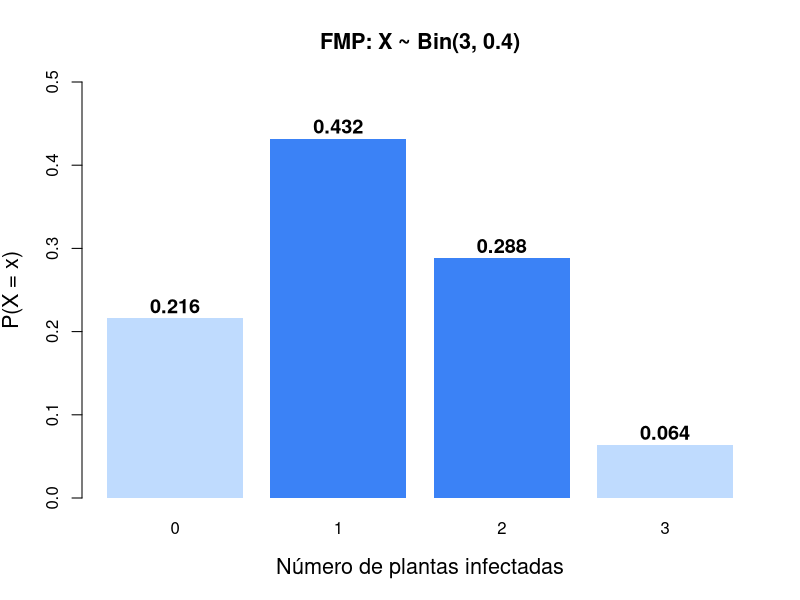
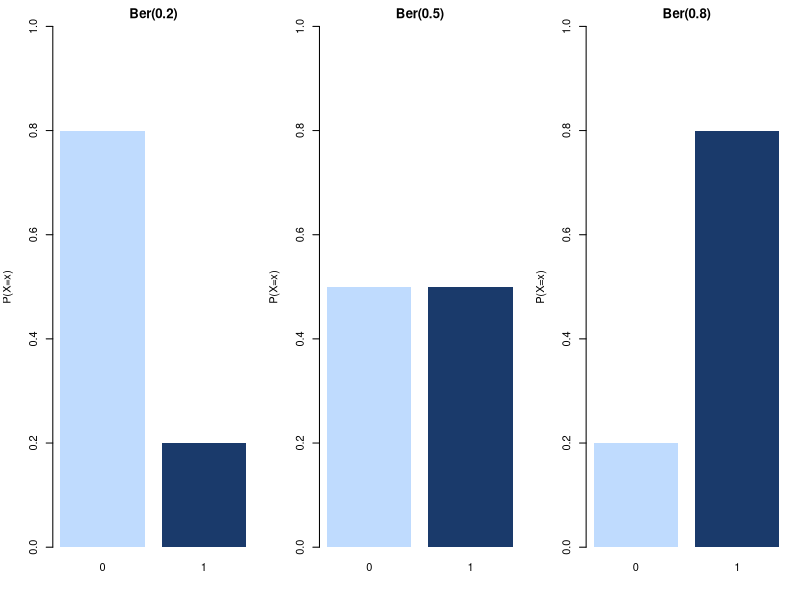
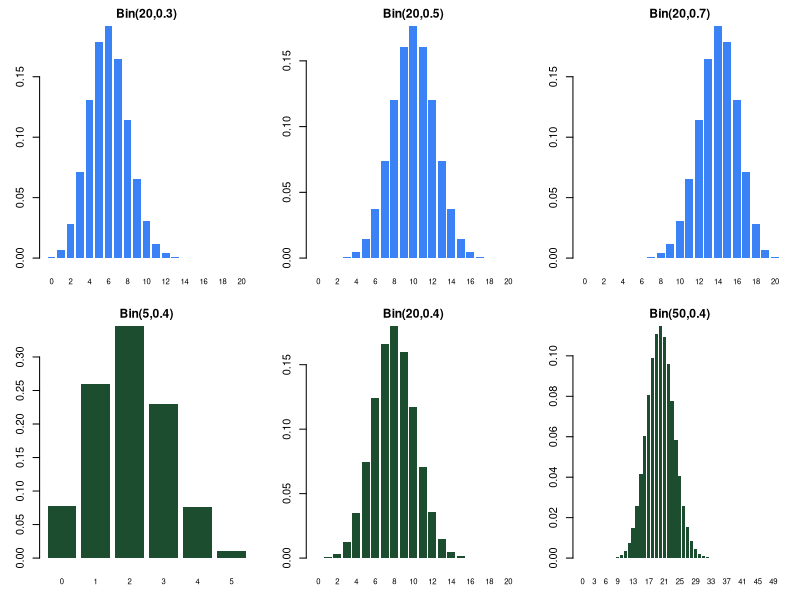
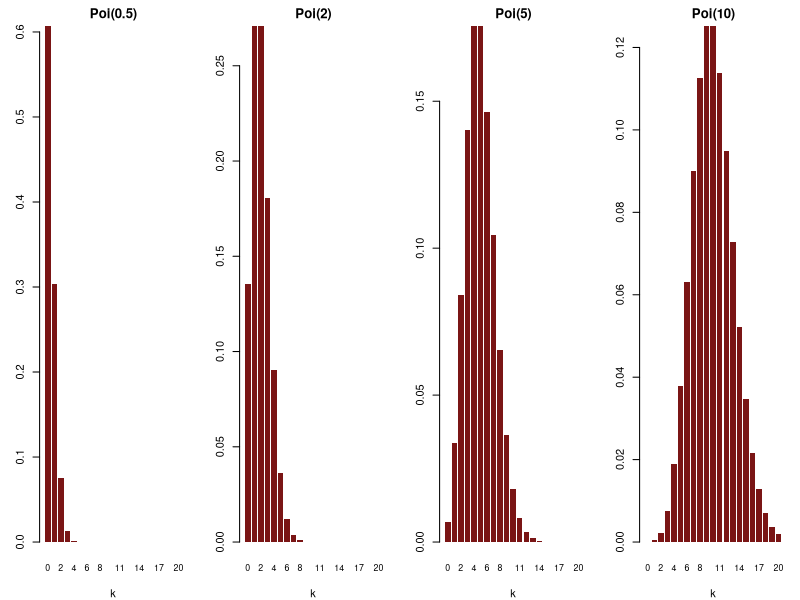
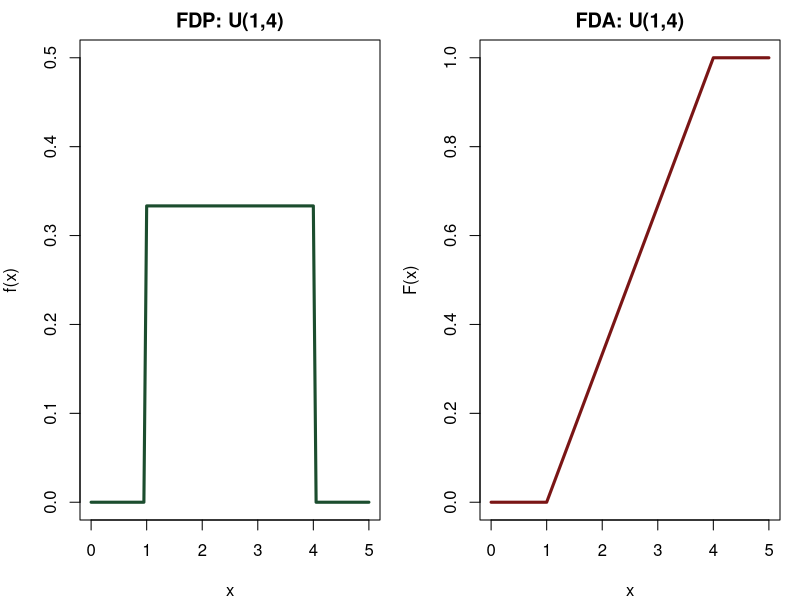
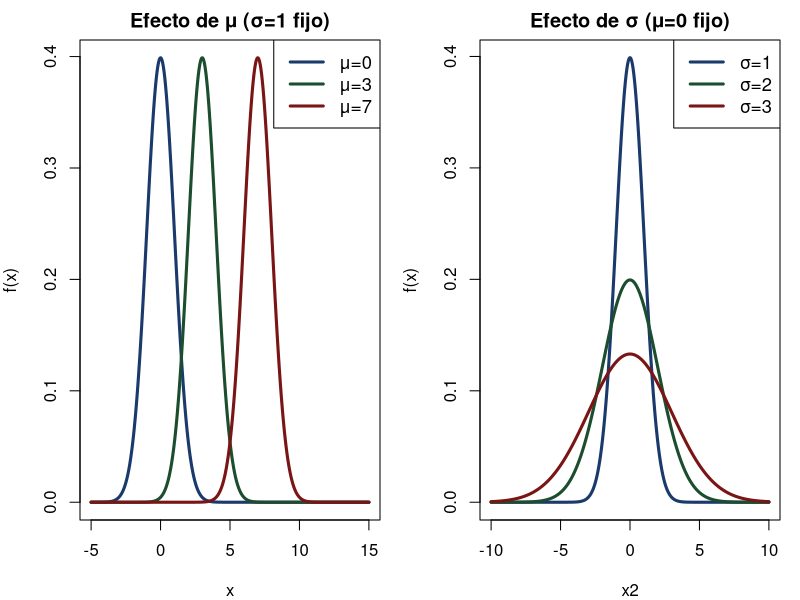
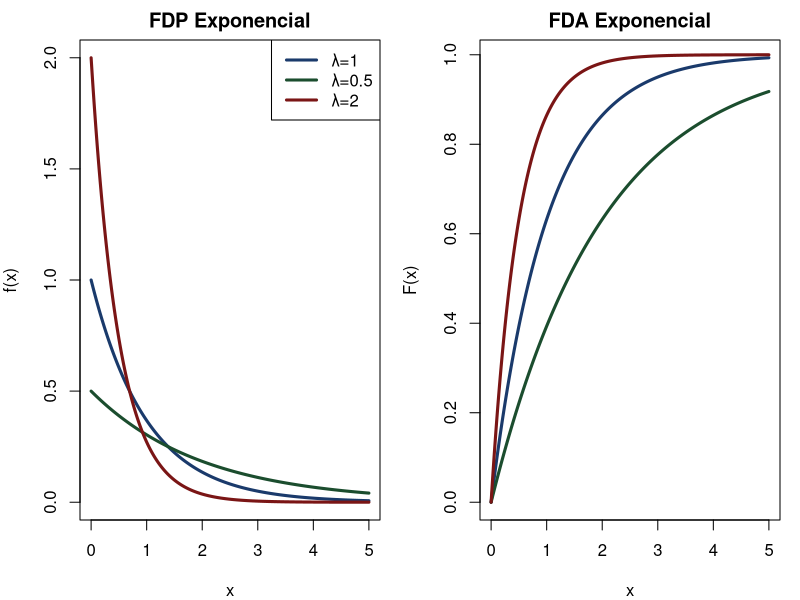
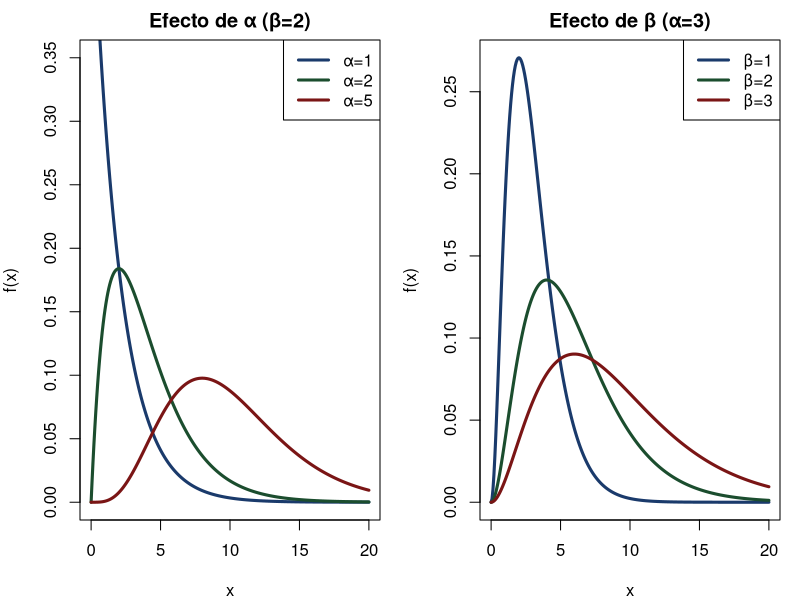

Recreate these plots in R, in order.
## ---- chunk 1
#| echo: false
#| fig-width: 9
#| fig-height: 5
x <- 0:3
px <- dbinom(x, 3, 0.4)
bp <- barplot(px, names.arg = x, col = c("#bfdbfe","#3b82f6","#3b82f6","#bfdbfe"),
              border = NA, main = "FMP: X ~ Bin(3, 0.4)",
              xlab = "Número de plantas infectadas", ylab = "P(X = x)",
              ylim = c(0, 0.5), cex.lab = 1.3, cex.main = 1.3)
text(bp, px + 0.015, round(px, 3), cex = 1.2, font = 2)
## ---- chunk 2
#| echo: false
#| fig-width: 8
#| fig-height: 4
par(mfrow = c(1,3), mar = c(4,4,2,1))
for(p in c(0.2, 0.5, 0.8)) {
  barplot(c(1-p, p), names.arg = c("0","1"), col = c("#bfdbfe","#1a3a6b"),
          border = NA, main = paste0("Ber(", p, ")"),
          ylab = "P(X=x)", cex.main = 1.2, ylim = c(0,1))
}
## ---- chunk 3
#| echo: false
#| fig-width: 10
#| fig-height: 5
par(mfrow = c(2,3), mar = c(3,3,2,1))
for(p in c(0.3, 0.5, 0.7)) {
  k <- 0:20
  barplot(dbinom(k, 20, p), names.arg = k, col = "#3b82f6", border = NA,
          main = paste0("Bin(20,", p, ")"), cex.main = 1.1, cex.names = 0.7)
}
for(n in c(5, 20, 50)) {
  k <- 0:n
  barplot(dbinom(k, n, 0.4), names.arg = k, col = "#1b4d2e", border = NA,
          main = paste0("Bin(",n,",0.4)"), cex.main = 1.1, cex.names = 0.7)
}
## ---- chunk 4
#| echo: false
#| fig-width: 10
#| fig-height: 4.5
par(mfrow = c(1,4), mar = c(4,3,2,1))
for(lam in c(0.5, 2, 5, 10)) {
  k <- 0:20
  barplot(dpois(k, lam), names.arg = k, col = "#7a1515", border = NA,
          main = paste0("Poi(", lam, ")"), xlab = "k",
          cex.main = 1.2, cex.names = 0.8)
}
## ---- chunk 5
#| echo: false
#| fig-width: 9
#| fig-height: 3.5
par(mfrow = c(1,2), mar = c(4,4,2,1))
curve(dunif(x, 1, 4), 0, 5, lwd = 3, col = "#1b4d2e",
      main = "FDP: U(1,4)", ylab = "f(x)", cex.main = 1.2, ylim = c(0, 0.5))
curve(punif(x, 1, 4), 0, 5, lwd = 3, col = "#7a1515",
      main = "FDA: U(1,4)", ylab = "F(x)", cex.main = 1.2)
## ---- chunk 6
#| echo: false
#| fig-width: 10
#| fig-height: 4.5
par(mfrow = c(1,2), mar = c(4,4,2,1))
x <- seq(-5, 15, length = 400)
plot(x, dnorm(x,0,1), type="l", lwd=3, col="#1a3a6b",
     main = "Efecto de μ (σ=1 fijo)", ylab="f(x)", cex.main=1.2)
lines(x, dnorm(x,3,1), lwd=3, col="#1b4d2e")
lines(x, dnorm(x,7,1), lwd=3, col="#7a1515")
legend("topright", c("μ=0","μ=3","μ=7"), col=c("#1a3a6b","#1b4d2e","#7a1515"), lwd=3, cex=1.1)
x2 <- seq(-10, 10, length = 400)
plot(x2, dnorm(x2,0,1), type="l", lwd=3, col="#1a3a6b",
     main = "Efecto de σ (μ=0 fijo)", ylab="f(x)", cex.main=1.2)
lines(x2, dnorm(x2,0,2), lwd=3, col="#1b4d2e")
lines(x2, dnorm(x2,0,3), lwd=3, col="#7a1515")
legend("topright", c("σ=1","σ=2","σ=3"), col=c("#1a3a6b","#1b4d2e","#7a1515"), lwd=3, cex=1.1)
## ---- chunk 7
round(diff(pnorm(c(-1,1))), 4)    # ±1σ
round(diff(pnorm(c(-2,2))), 4)    # ±2σ
round(diff(pnorm(c(-3,3))), 4)    # ±3σ
## ---- chunk 8
mu <- 3200; sigma <- 400
# 1. P(2800 <= X <= 3600)
diff(pnorm(c(2800, 3600), mu, sigma))
# 2. P(X < 2500)
pnorm(2500, mu, sigma)
# 3. P(X > 4000)
1 - pnorm(4000, mu, sigma)
## ---- chunk 9
#| echo: false
#| fig-width: 9
#| fig-height: 3.5
par(mfrow=c(1,2), mar=c(4,4,2,1))
x <- seq(0, 5, length=300)
plot(x, dexp(x,1), type="l", lwd=3, col="#1a3a6b", ylim=c(0,2),
     main="FDP Exponencial", ylab="f(x)", cex.main=1.2)
lines(x, dexp(x,0.5), lwd=3, col="#1b4d2e")
lines(x, dexp(x,2),   lwd=3, col="#7a1515")
legend("topright", c("λ=1","λ=0.5","λ=2"), col=c("#1a3a6b","#1b4d2e","#7a1515"), lwd=3, cex=1.0)
plot(x, pexp(x,1), type="l", lwd=3, col="#1a3a6b",
     main="FDA Exponencial", ylab="F(x)", cex.main=1.2)
lines(x, pexp(x,0.5), lwd=3, col="#1b4d2e")
lines(x, pexp(x,2),   lwd=3, col="#7a1515")
## ---- chunk 10
#| echo: false
#| fig-width: 10
#| fig-height: 4.5
par(mfrow=c(1,2), mar=c(4,4,2,1))
x <- seq(0, 20, length=300)
plot(x, dgamma(x,1,scale=2), type="l", lwd=3, col="#1a3a6b",
     main="Efecto de α (β=2)", ylab="f(x)", cex.main=1.2, ylim=c(0,0.35))
lines(x, dgamma(x,2,scale=2), lwd=3, col="#1b4d2e")
lines(x, dgamma(x,5,scale=2), lwd=3, col="#7a1515")
legend("topright", c("α=1","α=2","α=5"), col=c("#1a3a6b","#1b4d2e","#7a1515"), lwd=3)
plot(x, dgamma(x,3,scale=1), type="l", lwd=3, col="#1a3a6b",
     main="Efecto de β (α=3)", ylab="f(x)", cex.main=1.2)
lines(x, dgamma(x,3,scale=2), lwd=3, col="#1b4d2e")
lines(x, dgamma(x,3,scale=3), lwd=3, col="#7a1515")
legend("topright", c("β=1","β=2","β=3"), col=c("#1a3a6b","#1b4d2e","#7a1515"), lwd=3)
## ---- chunk 11
#| echo: false
#| fig-width: 10
#| fig-height: 4.5
par(mfrow=c(2,3), mar=c(3,3,2,1))
params <- list(c(1,1), c(2,2), c(5,2), c(0.5,0.5), c(2,5), c(5,1))
titles <- c("Beta(1,1)","Beta(2,2)","Beta(5,2)","Beta(0.5,0.5)","Beta(2,5)","Beta(5,1)")
cols   <- rep(c("#1a3a6b","#1b4d2e","#7a1515"), 2)
for(i in seq_along(params)) {
  x <- seq(0,1,length=300)
  plot(x, dbeta(x, params[[i]][1], params[[i]][2]), type="l", lwd=3, col=cols[i],
       main=titles[i], ylab="", cex.main=1.1)
}
## ---- chunk 12
# X ~ Poi(3)
dpois(0, 3)                       # P(X = 0)
1 - ppois(4, 3)                   # P(X >= 5)
ppois(4, 3) - ppois(1, 3)         # P(2 <= X <= 4)
## ---- chunk 13
mu <- 26.5; sigma <- 4
# Peso normal: IMC entre 18.5 y 24.9
diff(pnorm(c(18.5, 24.9), mu, sigma))
# Obesidad: IMC > 30
1 - pnorm(30, mu, sigma)
# Percentil 90
qnorm(0.90, mu, sigma)
## ---- chunk 14
lam <- 0.25
# P(X > 6)
1 - pexp(6, lam)
# P(2 < X < 8)
diff(pexp(c(2, 8), lam))
# Mediana: F(m) = 0.5 => m = -ln(0.5)/lambda
qexp(0.5, lam)
## ---- chunk 15
#| echo: false
#| fig-width: 9
#| fig-height: 5
x <- seq(-5, 5, length = 400)
plot(x, dnorm(x), type = "l", lwd = 3, col = "#1a3a6b",
     main = "Normal vs t de Student", ylab = "f(x)", cex.main = 1.3)
lines(x, dt(x, 3),  lwd = 3, col = "#7a1515", lty = 2)
lines(x, dt(x, 10), lwd = 3, col = "#1b4d2e", lty = 3)
legend("topright", c("N(0,1)", "t(3)", "t(10)"),
       col = c("#1a3a6b","#7a1515","#1b4d2e"), lwd = 3, lty = c(1,2,3), cex = 1.2)
text(-4, 0.35, "Colas\nmás pesadas", cex = 1.1, col = "#7a1515")
## ---- chunk 16
set.seed(42)
n <- 5000
# Suma de 30 Bernoulli(0.3) vs Normal por TCL
x_bin  <- rbinom(n, 30, 0.3)
x_norm <- rnorm(n, 30*0.3, sqrt(30*0.3*0.7))
cat("Binomial: media =", round(mean(x_bin),2), " sd =", round(sd(x_bin),2), "\n")
cat("Normal:   media =", round(mean(x_norm),2), " sd =", round(sd(x_norm),2), "\n")
## ---- chunk 17
#| echo: false
#| fig-width: 9
#| fig-height: 4
set.seed(1)
x1 <- rnorm(300, 500, 40); x2 <- rnorm(300, 380, 30)
x_mix <- c(x1, x2)
hist(x_mix, breaks=30, col="#bfdbfe", border="white", probability=TRUE,
     main="Mixtura: machos + hembras", xlab="Peso (kg)", cex.main=1.3)
lines(density(x_mix), col="#1a3a6b", lwd=3)
## ---- chunk 18
#| class-source: fragment
#| data-fragment-index: 1
n <- 6; p <- 0.70
# a) p(0), p(3), p(6)
cat("p(0)=", round(dbinom(0,n,p),4),
    " p(3)=", round(dbinom(3,n,p),4),
    " p(6)=", round(dbinom(6,n,p),4), "\n")
# b) P(X >= 5)
cat("P(X>=5) =", round(1 - pbinom(4,n,p), 4), "\n")
# c) P(X = 3)
cat("P(X=3)  =", round(dbinom(3,n,p), 4), "\n")
## ---- chunk 19
#| echo: false
#| fig-width: 7
#| fig-height: 3
#| class-source: fragment
#| data-fragment-index: 2
barplot(dbinom(0:6, 6, 0.7), names.arg=0:6, col="#3b82f6", border=NA,
        main="FMP: Bin(6, 0.70)", xlab="k", ylab="P(X=k)")
## ---- chunk 20
#| class-source: fragment
#| data-fragment-index: 1
mu <- 12.8; sigma <- 1.2
# a) Proporción con anemia
cat("P(anemia) =", round(pnorm(12, mu, sigma), 4), "\n")
# b) Puntaje Z para x=11
Z <- (11 - mu) / sigma
cat("Z(11)     =", round(Z, 3), "— está", abs(round(Z,2)), "σ por debajo\n")
# c) Percentil 25
cat("Q1        =", round(qnorm(0.25, mu, sigma), 3), "g/dL\n")
# d) P(11.5 ≤ X ≤ 14)
cat("P(11.5≤X≤14)=", round(diff(pnorm(c(11.5,14), mu, sigma)), 4), "\n")
## ---- chunk 21
#| class-source: fragment
#| data-fragment-index: 1
conteos <- c(3,1,5,2,4,3,6,2,4,3)
lambda_hat <- mean(conteos)
cat("lambda estimado =", lambda_hat, "\n")
cat("P(X=0)          =", round(dpois(0, lambda_hat), 4), "\n")
cat("P(X>=5)         =", round(1 - ppois(4, lambda_hat), 4), "\n")
cat("P(X>8)          =", round(1 - ppois(8, lambda_hat), 4), "\n")
## ---- chunk 22
#| class-source: fragment
#| data-fragment-index: 1
# 1. P(X=0) en cada región
cat("P(XA=0) =", round(dpois(0, 4), 4),
    "  P(XB=0) =", round(dbinom(0, 20, 0.2), 4), "\n")
# 2. Varianzas
cat("Var(XA) =", 4, "  Var(XB) =", 20*0.2*0.8, "\n")
# 3. P(X>6)
cat("P(XA>6) =", round(1-ppois(6,4), 4),
    "  P(XB>6) =", round(1-pbinom(6,20,0.2), 4), "\n")
